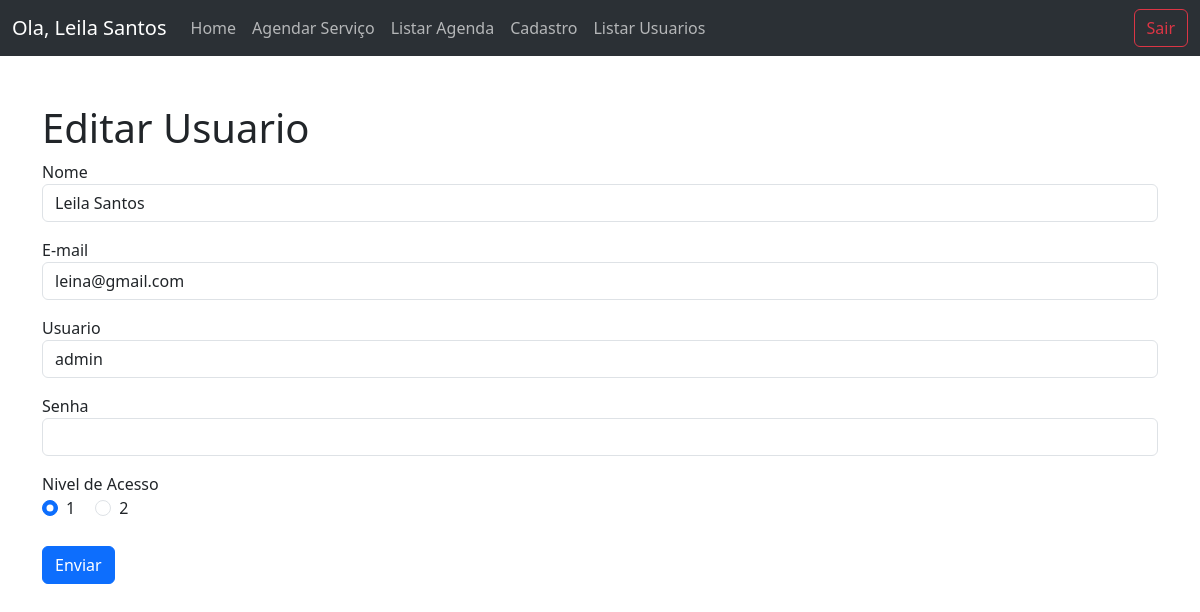
The app's page /codigo/dashboard.php?page=editar&id=1 (signed in) with its own data.
### tables this page shows
CREATE TABLE `usuarios` (
  `id` int(10) UNSIGNED NOT NULL,
  `nome` varchar(255) NOT NULL,
  `email` varchar(255) NOT NULL,
  `usuario` varchar(45) NOT NULL,
  `senha` varchar(255) NOT NULL,
  `tipo` varchar(1) NOT NULL,
  `datacadastro` datetime NOT NULL
);

### codigo/usuarios/editar-cadastro.php (the view, shortened to what this page needs)
<h1>Editar Usuario</h1>
<?php
    $sql = "SELECT * FROM usuarios WHERE id=".$_REQUEST["id"];
    $res = $conn->query($sql);
    $row = $res->fetch_object();
?>
<form action="?page=salvar" method="post">
    <div class="mb-3">
        <label>Nome</label>
        <input type="text" name="nome" value="<?php print $row->nome; ?>" class="form-control">
    </div>
    <div class="mb-3">
        <label>E-mail</label>
        <input type="email" name="email" value="<?php print $row->email; ?>" class="form-control">
    </div>
    <div class="mb-3">
        <label>Usuario</label>
        <input type="text" name="usuario" value="<?php print $row->usuario; ?>" class="form-control">
    </div>
    <div class="mb-3">
        <label>Senha</label>
        <input type="password" name="senha" class="form-control" required>
    </div>
    <div>
        <label>Nivel de Acesso</label><br>
        <div class="form-check form-check-inline">
            <input class="form-check-input" type="radio" name="tipo" id="inlineRadio1" value = 1 <?php echo ($row->tipo == 1) ? "checked" : null; ?>>
            <label class="form-check-label" for="inlineRadio1">1</label>
        </div>
        <div class="form-check form-check-inline">
            <input class="form-check-input" type="radio" name="tipo" id="inlineRadio2" value = 2 <?php echo ($row->tipo == 2) ? "checked" : null; ?>>
            <label class="form-check-label" for="inlineRadio2">2</label>
        </div>
    </div>
    <br>
    <div class="mb-3">
        <button type="submit" class="btn btn-primary">Enviar</button>
    </div>
</form>

### records on screen
usuarios: nome "Leila Santos", email "leina@gmail.com", usuario "admin", tipo "☑ 1", tipo "☐ 2"

### other values on screen
$_SESSION['nome'] "Leila Santos"
